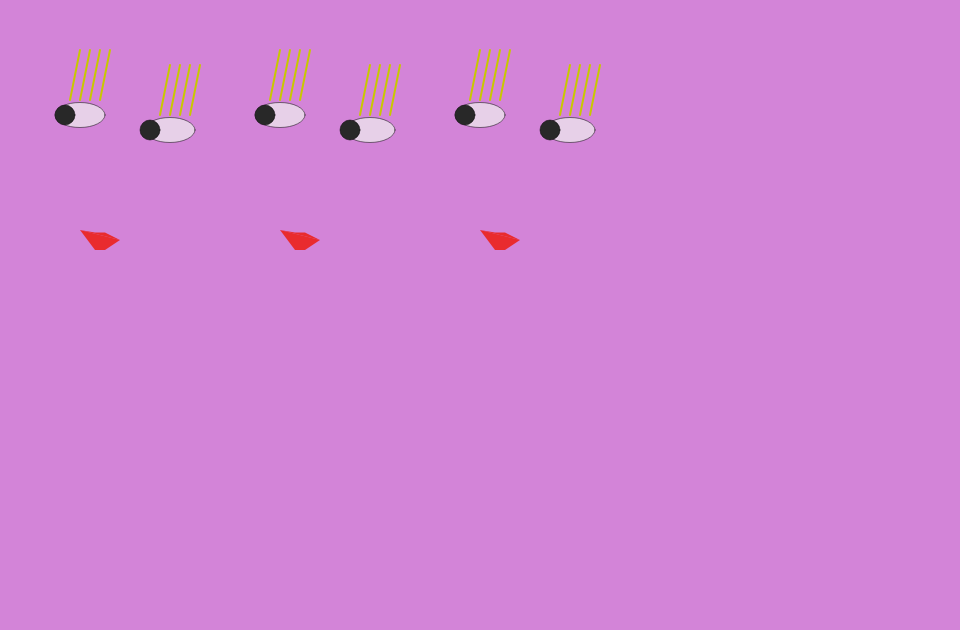
Frame 1 (no input)
Frame 60 (no input): identical to frame 1, image omitted
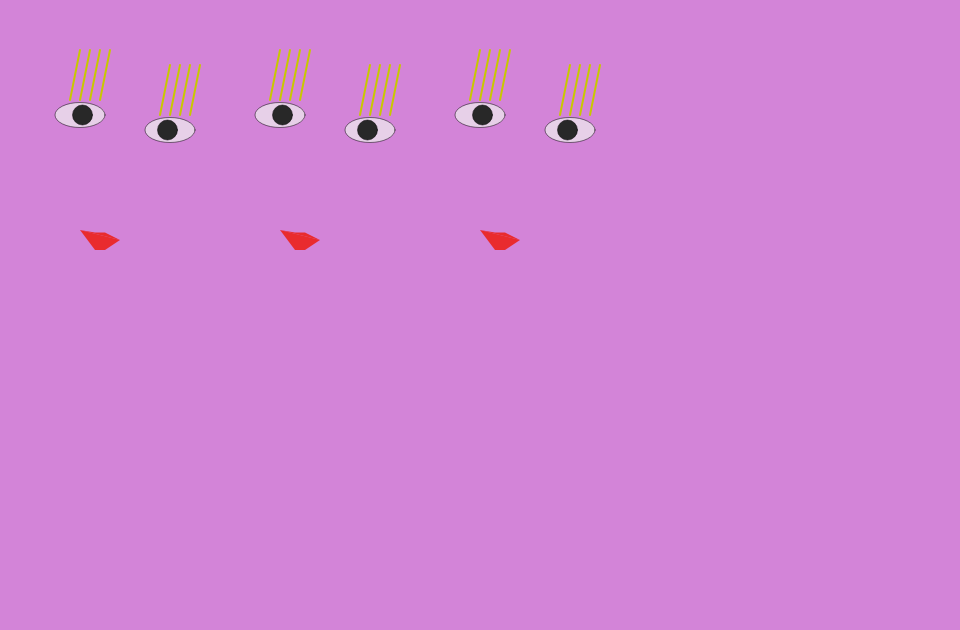
Frame 120 (the mouse pressed at the canvas centre since frame 60)

The p5.js sketch that drew these frames (run headless with seeded random() and noise() and a simulated clock; from frame 60 on, the mouse is pressed at the canvas centre):

// p5.js sketch
// ── sketch.js
let r, g, b;

function setup() {
  createCanvas(480*2, 630);
  r = random(100, 255);
  b = random(100, 255);
  g = random(100, 255);
}

function draw() {
  background(r, b, g);

  ellen(0,0);
  ellen(200,0);
  ellen(400,0);
}

function ellen(x, y) {
  push();
  translate(x, y);
  scale(0.5);
  // eyes
  fill(240, 180);
  ellipse(160, 230, 100, 50);
  ellipse(340, 260, 100, 50);

  // pupils
  fill(40);
  // original
  // circle(mouseX, 230, 40);
  // circle(330, 260, 40);

  // updated
  // map(value, start1, stop1, start2, stop2, [withinBounds])
  let pupil1_X = map(mouseX, 0, width, 130, 200, true);
  circle(pupil1_X, 230, 40);

  let pupil2_X = map(mouseX, 0, width, 300, 370, true);
  circle(pupil2_X, 260, 40);

  // eyebrows
  stroke(200, 200, 0);
  strokeWeight(4);
  // line (x1, y1, x2, y2)
  let y2 = 100;
  line(140, 200, 160, y2);
  line(160, 200, 180, y2);
  line(180, 200, 200, y2);
  line(200, 200, 220, y2);

  line(320, 230, 340, y2 + 30);
  line(340, 230, 360, y2 + 30);
  line(360, 230, 380, y2 + 30);
  line(380, 230, 400, y2 + 30);

  // mouth
  noStroke();
  fill(240, 20, 0, 200);
  quad(160, 460, 190, 465, 210, 465, 240, 480);
  quad(160, 460, 190, 500, 210, 500, 240, 480);
  
  pop();
}

// https://editor.p5js.org/jht1493/sketches/9YeBcurXF
// ellen funcs xy

// https://editor.p5js.org/jht1493/sketches/gov67__9a
// ellen funcs

// https://editor.p5js.org/jht1493/sketches/HYF86ea7R
// https://editor.p5js.org/enickles/sketches/QakAzdCpv
// ICM-06 Example - ICM 21 Week 2 - Ellen self portrait animated
